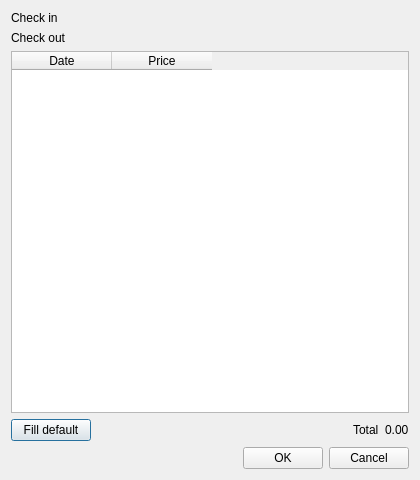
<?xml version="1.0" encoding="UTF-8"?>
<ui version="4.0">
 <class>DlgReservationDatePrices</class>
 <widget class="QDialog" name="DlgReservationDatePrices">
  <property name="geometry">
   <rect>
    <x>0</x>
    <y>0</y>
    <width>420</width>
    <height>480</height>
   </rect>
  </property>
  <property name="windowTitle">
   <string>Daily room prices</string>
  </property>
  <layout class="QVBoxLayout" name="verticalLayout">
   <item>
    <layout class="QGridLayout" name="gridLayout">
     <item row="0" column="0">
      <widget class="QLabel" name="labelEntry">
       <property name="text">
        <string>Check in</string>
       </property>
      </widget>
     </item>
     <item row="0" column="1">
      <widget class="QLabel" name="lbEntry">
       <property name="text">
        <string/>
       </property>
      </widget>
     </item>
     <item row="1" column="0">
      <widget class="QLabel" name="labelDeparture">
       <property name="text">
        <string>Check out</string>
       </property>
      </widget>
     </item>
     <item row="1" column="1">
      <widget class="QLabel" name="lbDeparture">
       <property name="text">
        <string/>
       </property>
      </widget>
     </item>
    </layout>
   </item>
   <item>
    <widget class="EQTableWidget" name="tblData">
     <property name="editTriggers">
      <set>QAbstractItemView::NoEditTriggers</set>
     </property>
     <property name="selectionMode">
      <enum>QAbstractItemView::SingleSelection</enum>
     </property>
     <column>
      <property name="text">
       <string>Date</string>
      </property>
     </column>
     <column>
      <property name="text">
       <string>Price</string>
      </property>
     </column>
    </widget>
   </item>
   <item>
    <layout class="QHBoxLayout" name="horizontalLayout">
     <item>
      <widget class="QPushButton" name="btnFillDefault">
       <property name="text">
        <string>Fill default</string>
       </property>
      </widget>
     </item>
     <item>
      <spacer name="horizontalSpacer">
       <property name="orientation">
        <enum>Qt::Horizontal</enum>
       </property>
       <property name="sizeHint" stdset="0">
        <size>
         <width>40</width>
         <height>20</height>
        </size>
       </property>
      </spacer>
     </item>
     <item>
      <widget class="QLabel" name="labelTotal">
       <property name="text">
        <string>Total</string>
       </property>
      </widget>
     </item>
     <item>
      <widget class="QLabel" name="lbTotal">
       <property name="text">
        <string>0.00</string>
       </property>
      </widget>
     </item>
    </layout>
   </item>
   <item>
    <layout class="QHBoxLayout" name="horizontalLayout_2">
     <item>
      <spacer name="horizontalSpacer_2">
       <property name="orientation">
        <enum>Qt::Horizontal</enum>
       </property>
       <property name="sizeHint" stdset="0">
        <size>
         <width>40</width>
         <height>20</height>
        </size>
       </property>
      </spacer>
     </item>
     <item>
      <widget class="QPushButton" name="btnOk">
       <property name="text">
        <string>OK</string>
       </property>
      </widget>
     </item>
     <item>
      <widget class="QPushButton" name="btnCancel">
       <property name="text">
        <string>Cancel</string>
       </property>
      </widget>
     </item>
    </layout>
   </item>
  </layout>
 </widget>
 <customwidgets>
  <customwidget>
   <class>EQTableWidget</class>
   <extends>QTableWidget</extends>
   <header location="global">eqtablewidget.h</header>
  </customwidget>
 </customwidgets>
 <resources/>
 <connections/>
</ui>
